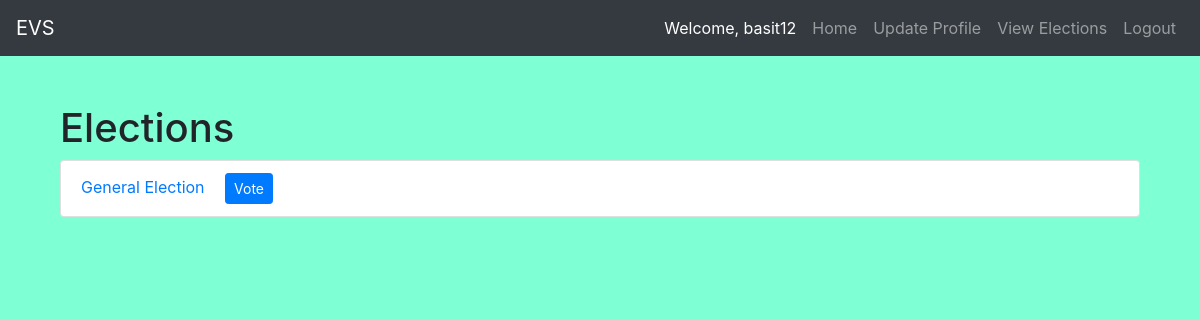
Before: /elections/ (signed in) with the older database file.
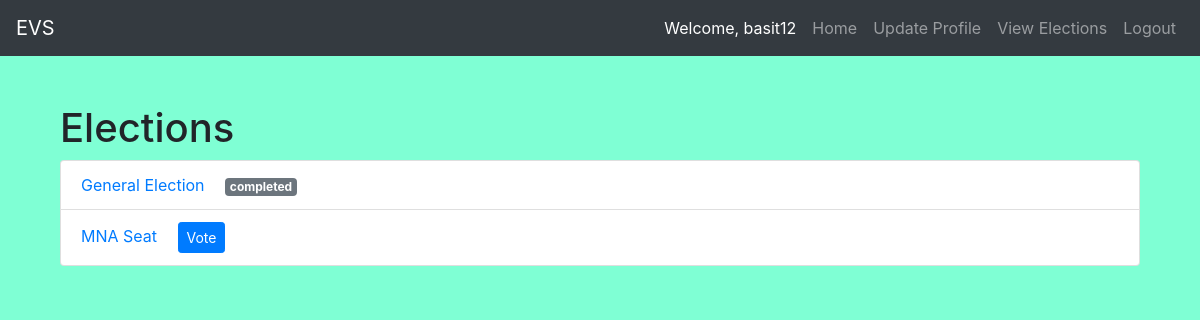
After: the same page with the newer database file.
### evs/models.py (models this page shows, shortened)
class Election(models.Model):
    name = models.CharField(max_length=255)
    status = models.CharField(max_length=50, choices=[('upcoming', 'Upcoming'), ('ongoing', 'Ongoing'), ('completed', 'Completed')])

### evs/views.py (the view)
# urls.py: path('elections/', views.election_list, name='election_list'),
@login_required
def election_list(request):
    elections = Election.objects.all()
    return render(request, 'election_list.html', {'elections': elections})

### evs/templates/election_list.html (shortened to what this page needs)
{% extends 'base.html' %}
{% block content %}
    <div class="container mt-5">
        <h1>Elections</h1>
        <ul class="list-group">
            {% for election in elections %}
                <li class="list-group-item">
                    <a href="{% url 'election_detail' election.id %}">{{ election.name }}</a>
                    {% if election.status == 'ongoing' %}
                        <button class="btn btn-primary btn-sm ml-3" onclick="window.location.href='{% url 'election_detail' election.id %}'">
                            Vote
                        </button>
                    {% else %}
                        <span class="badge badge-secondary ml-3">{{ election.status }}</span>
                    {% endif %}
                </li>
            {% endfor %}
        </ul>
    </div>
{% endblock %}

### evs/templates/base.html (shortened to what this page needs)
<!DOCTYPE html>
<html lang="en">
<head>
    <link rel="stylesheet" href="https://maxcdn.bootstrapcdn.com/bootstrap/4.5.2/css/bootstrap.min.css">
</head>
<body>
<nav class="navbar navbar-expand-lg navbar-dark bg-dark">
    <a class="navbar-brand" href="{% url 'home' %}">EVS</a>
    <div class="collapse navbar-collapse" id="navbarNav">
        <ul class="navbar-nav ml-auto">
            {% if user.is_authenticated %}
            <li class="nav-item active ">
                <a class="nav-link" href="{% url 'home' %}">Welcome, {{ user.username }}</a>
            </li>
            <li class="nav-item ">
                <a class="nav-link" href="{% url 'home' %}">Home</a>
            </li>
            <li class="nav-item">
                <a class="nav-link" href="{% url 'update_profile' %}">Update Profile</a>
            </li>
            <li class="nav-item">
                <a class="nav-link" href="{% url 'election_list' %}">View Elections</a>
            </li>
            <li class="nav-item">
                <a class="nav-link" href="{% url 'logout' %}">Logout</a>
            </li>
            {% endif %}
        </ul>
    </div>
</nav>
<div class="container">
    {% block content %}
    {% endblock %}
</div>
</body>
</html>

### evs/templates/base.html (style rules this page uses)
body { background-color: aquamarine; }

Changed rows visible on the page:
changed Election "General Election": status (not shown) → "completed"; no longer shows "Vote"
added Election: name "MNA Seat", status "Vote"
